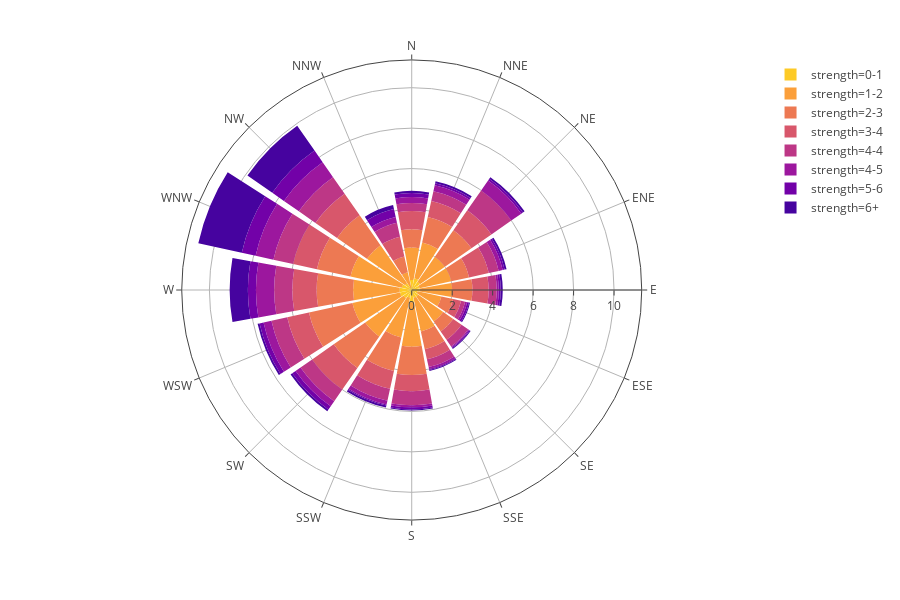

The notebook cell this image was saved under:
### Code cell
px.bar_polar(wind, r="frequency", theta="direction", color="strength", template="none",
             color_discrete_sequence= px.colors.sequential.Plasma[-2::-1])

### Figure 1 — Plotly figure (JSON) as saved in the notebook; plotly's stock layout.template omitted (floating-point values rounded to 4 significant figures)
{"data": [{"hoverlabel": {"namelength": 0}, "hovertemplate": "strength=0-1<br>frequency=%{r}<br>direction=%{theta}", "legendgroup": "strength=0-1", "marker": {"color": "#fdca26"}, "name": "strength=0-1", "r": [0.5, 0.6, 0.5, 0.4, 0.4, 0.3, 0.4, 0.4, 0.6, 0.4, 0.5, 0.6, 0.6, 0.5, 0.4, 0.1], "showlegend": true, "subplot": "polar", "theta": ["N", "NNE", "NE", "ENE", "E", "ESE", "SE", "SSE", "S", "SSW", "SW", "WSW", "W", "WNW", "NW", "NNW"], "type": "barpolar"}, {"hoverlabel": {"namelength": 0}, "hovertemplate": "strength=1-2<br>frequency=%{r}<br>direction=%{theta}", "legendgroup": "strength=1-2", "marker": {"color": "#fb9f3a"}, "name": "strength=1-2", "r": [1.6, 1.8, 1.5, 1.6, 1.6, 1.2, 1.5, 1.7, 2.2, 2, 2.3, 2.4, 2.3, 2.6, 2.3, 0.8], "showlegend": true, "subplot": "polar", "theta": ["N", "NNE", "NE", "ENE", "E", "ESE", "SE", "SSE", "S", "SSW", "SW", "WSW", "W", "WNW", "NW", "NNW"], "type": "barpolar"}, {"hoverlabel": {"namelength": 0}, "hovertemplate": "strength=2-3<br>frequency=%{r}<br>direction=%{theta}", "legendgroup": "strength=2-3", "marker": {"color": "#ed7953"}, "name": "strength=2-3", "r": [0.9, 1.3, 1.6, 0.9, 1, 0.6, 0.6, 0.9, 1.4, 1.7, 1.9, 2.2, 1.8, 1.7, 1.8, 0.8], "showlegend": true, "subplot": "polar", "theta": ["N", "NNE", "NE", "ENE", "E", "ESE", "SE", "SSE", "S", "SSW", "SW", "WSW", "W", "WNW", "NW", "NNW"], "type": "barpolar"}, {"hoverlabel": {"namelength": 0}, "hovertemplate": "strength=3-4<br>frequency=%{r}<br>direction=%{theta}", "legendgroup": "strength=3-4", "marker": {"color": "#d8576b"}, "name": "strength=3-4", "r": [0.9, 0.8, 1.2, 1, 0.8, 0.4, 0.5, 0.5, 0.8, 0.9, 1.3, 1.1, 1.2, 1.2, 1.3, 1], "showlegend": true, "subplot": "polar", "theta": ["N", "NNE", "NE", "ENE", "E", "ESE", "SE", "SSE", "S", "SSW", "SW", "WSW", "W", "WNW", "NW", "NNW"], "type": "barpolar"}, {"hoverlabel": {"namelength": 0}, "hovertemplate": "strength=4-4<br>frequency=%{r}<br>direction=%{theta}", "legendgroup": "strength=4-4", "marker": {"color": "#bd3786"}, "name": "strength=4-4", "r": [0.4, 0.5, 1.2, 0.5, 0.4, 0.2, 0.4, 0.4, 0.7, 0.6, 0.7, 0.8, 0.9, 1, 1, 0.7], "showlegend": true, "subplot": "polar", "theta": ["N", "NNE", "NE", "ENE", "E", "ESE", "SE", "SSE", "S", "SSW", "SW", "WSW", "W", "WNW", "NW", "NNW"], "type": "barpolar"}, {"hoverlabel": {"namelength": 0}, "hovertemplate": "strength=4-5<br>frequency=%{r}<br>direction=%{theta}", "legendgroup": "strength=4-5", "marker": {"color": "#9c179e"}, "name": "strength=4-5", "r": [0.3, 0.3, 0.6, 0.2, 0.1, 0.1, 0.05, 0.1, 0.1, 0.2, 0.3, 0.4, 0.9, 0.9, 0.9, 0.3], "showlegend": true, "subplot": "polar", "theta": ["N", "NNE", "NE", "ENE", "E", "ESE", "SE", "SSE", "S", "SSW", "SW", "WSW", "W", "WNW", "NW", "NNW"], "type": "barpolar"}, {"hoverlabel": {"namelength": 0}, "hovertemplate": "strength=5-6<br>frequency=%{r}<br>direction=%{theta}", "legendgroup": "strength=5-6", "marker": {"color": "#7201a8"}, "name": "strength=5-6", "r": [0.2, 0.1, 0.1, 0.1, 0.1, 0.1, 0.05, 0.05, 0.1, 0.05, 0.2, 0.2, 0.4, 0.7, 0.7, 0.4], "showlegend": true, "subplot": "polar", "theta": ["N", "NNE", "NE", "ENE", "E", "ESE", "SE", "SSE", "S", "SSW", "SW", "WSW", "W", "WNW", "NW", "NNW"], "type": "barpolar"}, {"hoverlabel": {"namelength": 0}, "hovertemplate": "strength=6+<br>frequency=%{r}<br>direction=%{theta}", "legendgroup": "strength=6+", "marker": {"color": "#46039f"}, "name": "strength=6+", "r": [0.1, 0.1, 0.1, 0.1, 0.1, 0.05, 0.05, 0.05, 0.05, 0.1, 0.1, 0.1, 0.9, 2.2, 1.5, 0.2], "showlegend": true, "subplot": "polar", "theta": ["N", "NNE", "NE", "ENE", "E", "ESE", "SE", "SSE", "S", "SSW", "SW", "WSW", "W", "WNW", "NW", "NNW"], "type": "barpolar"}], "layout": {"barmode": "relative", "barnorm": "", "height": 600, "legend": {"tracegroupgap": 0}, "margin": {"t": 60}, "polar": {"angularaxis": {"direction": "clockwise", "rotation": 90}, "domain": {"x": [0, 0.98], "y": [0, 1]}}}}
